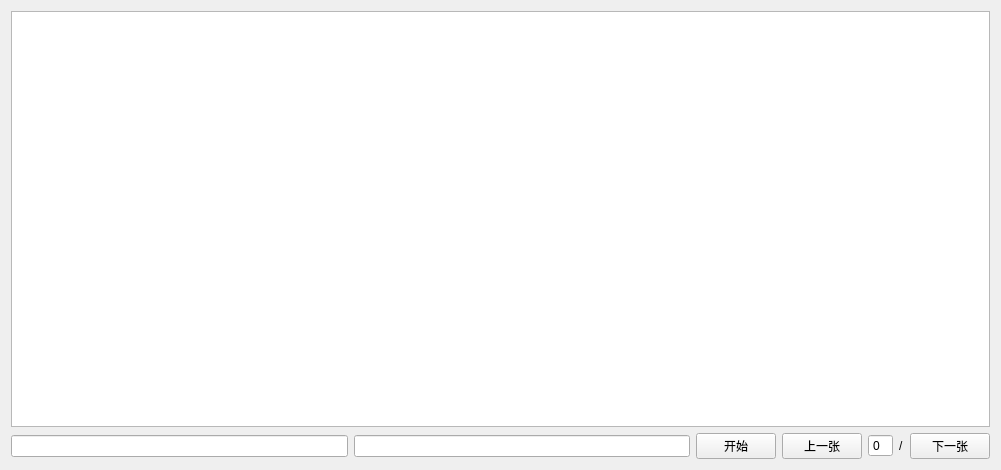
<?xml version="1.0" encoding="UTF-8"?>
<ui version="4.0">
 <class>ImageWatchClass</class>
 <widget class="QWidget" name="ImageWatchClass">
  <property name="geometry">
   <rect>
    <x>0</x>
    <y>0</y>
    <width>1001</width>
    <height>470</height>
   </rect>
  </property>
  <property name="windowTitle">
   <string>ImageWatch</string>
  </property>
  <layout class="QVBoxLayout" name="verticalLayout">
   <item>
    <widget class="MsView" name="view"/>
   </item>
   <item>
    <layout class="QHBoxLayout" name="horizontalLayout">
     <item>
      <widget class="QLineEdit" name="base_dir"/>
     </item>
     <item>
      <widget class="QLineEdit" name="path">
       <property name="readOnly">
        <bool>true</bool>
       </property>
      </widget>
     </item>
     <item>
      <widget class="QPushButton" name="begin">
       <property name="text">
        <string>开始</string>
       </property>
      </widget>
     </item>
     <item>
      <widget class="QPushButton" name="prev">
       <property name="text">
        <string>上一张</string>
       </property>
       <property name="shortcut">
        <string>Left</string>
       </property>
      </widget>
     </item>
     <item>
      <widget class="QSpinBox" name="index">
       <property name="buttonSymbols">
        <enum>QAbstractSpinBox::NoButtons</enum>
       </property>
      </widget>
     </item>
     <item>
      <widget class="QLabel" name="total_count">
       <property name="text">
        <string>/</string>
       </property>
      </widget>
     </item>
     <item>
      <widget class="QPushButton" name="next">
       <property name="text">
        <string>下一张</string>
       </property>
       <property name="shortcut">
        <string>Right</string>
       </property>
      </widget>
     </item>
    </layout>
   </item>
  </layout>
 </widget>
 <layoutdefault spacing="6" margin="11"/>
 <customwidgets>
  <customwidget>
   <class>MsView</class>
   <extends>QGraphicsView</extends>
   <header>CustomWidgets/MsView.h</header>
  </customwidget>
 </customwidgets>
 <resources>
  <include location="ImageWatch.qrc"/>
 </resources>
 <connections/>
</ui>
